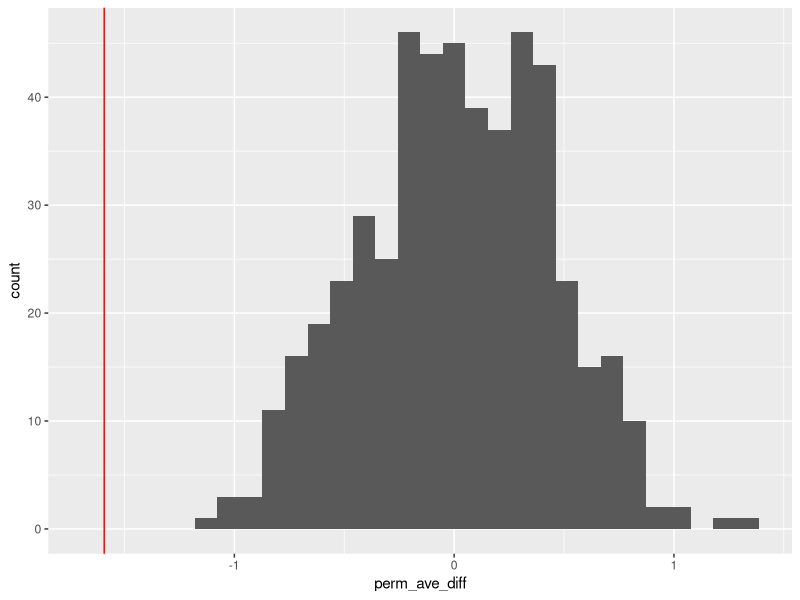
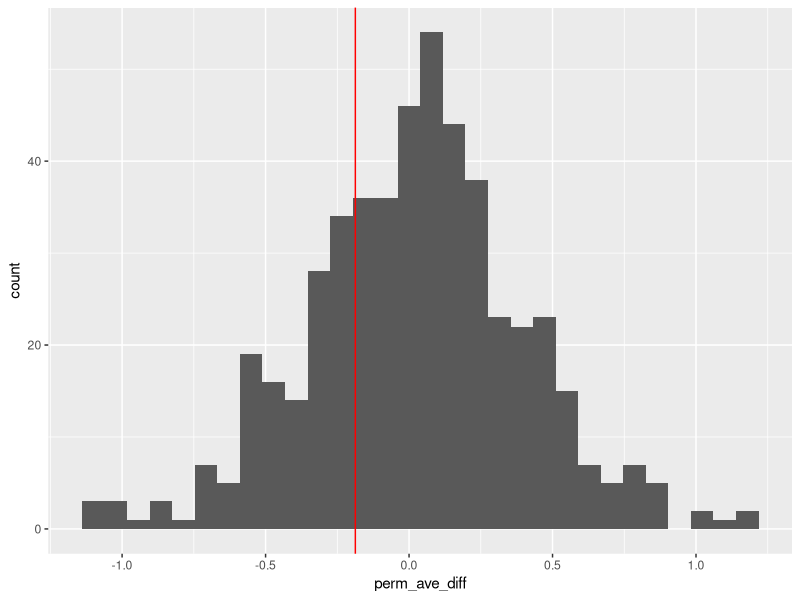
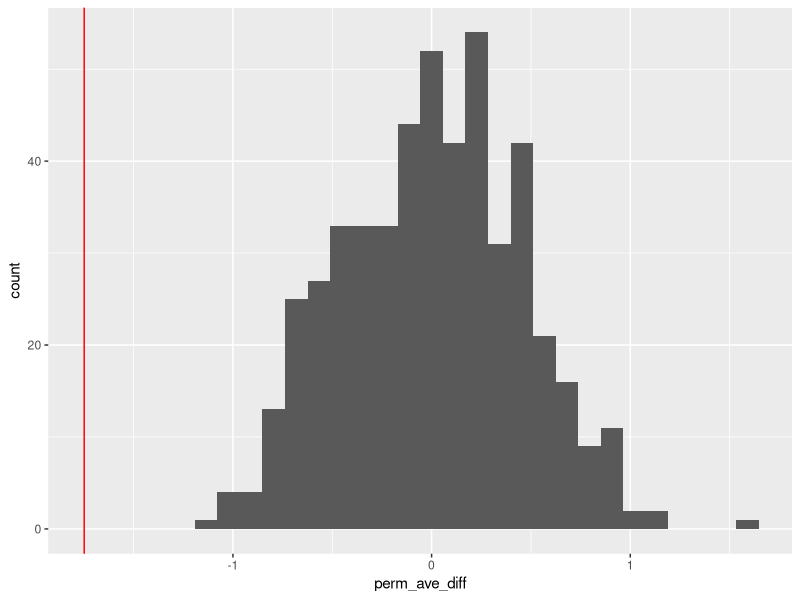
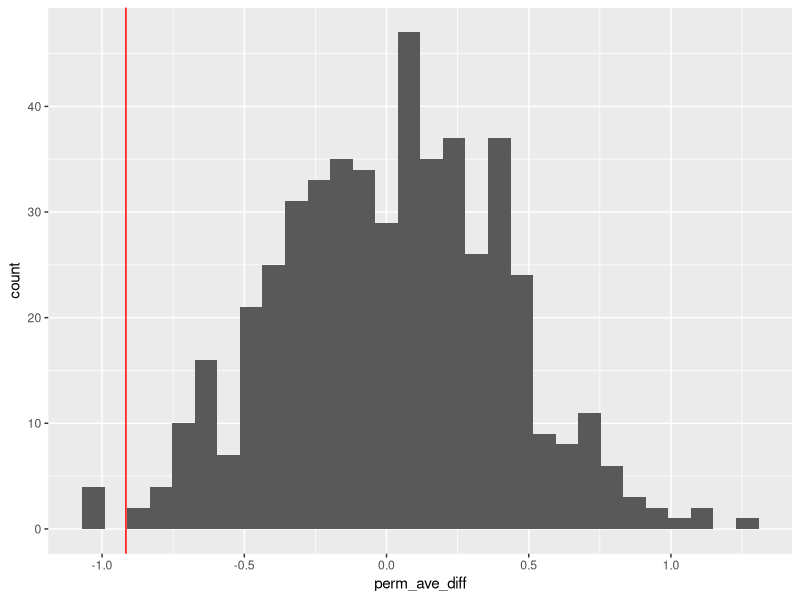

Write R code to recreate these figures, in order.
## ---- chunk 1

#| echo: false

library(tidyverse)
library(ggplot2)
library(readxl)
library(dplyr)

TesLaS_DataSet <- read_excel("TesLaS_DataSet.xlsx")  #read the excel file 

## ---- chunk 2
#| echo: true
#| message: false
#| warning: false

#renamed all of the German variable names. I couldn't get the Proband:innen one to rename, I think because of the colon, but that's participant ID 

TesLaS_DataSet <- TesLaS_DataSet |> 
  rename(
    trial_number = Nummer,
    condition = Bedingung,
    variant = Variante,
    cued_correct_images = Summe_Korrekt_Abbildungen,
    cued_correct_statements = Summe_Korrekt_Aussagen,
    cued_correct_total = Summe_Gesamt,
    cued_correct_testing = Summe_Korrekt_Testing,
    cued_correct_restudy = Summe_Korrekt_Restudy,
    testing_advantage_cued_recall = Testing_Vorteil_CuedRecall,
    transfer_correct_images = Tra_Summe_Korrekt_Abbildungen,
    transfer_correct_statements = Tra_Summe_Korrekt_Aussagen,
    transfer_correct_total = Tra_Summe_Gesamt,
    transfer_correct_testing = Korrekt_Testing_Transfer,
    transfer_correct_restudy = Korrekt_Restudy_Transfer,
    testing_advantage_transfer = Testing_Vorteil_Transfer
  ) |>
  mutate(  #renamed the conditions so it's easier to follow later 
  condition = case_when(
    condition == 1 ~ "monolingual",
    condition == 2 ~ "switching for final tests",
    condition == 3 ~ "switching for subsequent learning" )) 



head(TesLaS_DataSet) #show 6 rows

## ---- chunk 3
#| echo: true
#| message: false
#| warning: false

TesLaS_means <- TesLaS_DataSet |>
  group_by(condition) |> 
  summarise(   #collapses it all into the grouped conditions 
    mean_cued_correct_testing = mean(cued_correct_testing, na.rm = TRUE),
    mean_cued_correct_restudy = mean(cued_correct_restudy, na.rm = TRUE),
    mean_transfer_correct_testing = mean(transfer_correct_testing, na.rm = TRUE),
    mean_transfer_correct_restudy = mean(transfer_correct_restudy, na.rm = TRUE),
    n = n() #number of participants per condition 
  )


TesLaS_means #return the tibble, should be 3x6 

## ---- chunk 4
#| echo: true
#| message: false
#| warning: false

set.seed(47)

perm1_data <- function(rep, data) {
  data |>
    #picked conditions 1 and 3 to compare, I don't think I can do all 3 at once
    filter(condition == "monolingual" | condition == "switching for subsequent learning") |>
    select(condition, cued_correct_testing, transfer_correct_testing, cued_correct_restudy, cued_correct_testing) |>
    
    #I don't actually care about the results by the different types of final tests, so I'm combining them
    mutate(combined_testing = (cued_correct_testing + transfer_correct_testing + cued_correct_restudy + cued_correct_testing) / 4) |>
    
    select(condition, combined_testing) |>
    
    #permute 
    mutate(testing_perm = sample(combined_testing, replace = FALSE)) |>
    
    #compute the mean
    group_by(condition) |>
    summarize(obs_ave  = mean(combined_testing, na.rm = TRUE), 
              perm_ave = mean(testing_perm, na.rm = TRUE)
              ) |>
    
    arrange(condition) |>
    
    #calculate differences
    summarize(obs_ave_diff  = diff(obs_ave),
              perm_ave_diff = diff(perm_ave),
              rep = rep)
}

## ---- chunk 5
#| echo: true
#| message: false
#| warning: false

set.seed(47)

perm1_stats <- 
  map(1:500, perm1_data, data = TesLaS_DataSet) |> 
  list_rbind() 

perm1_stats |> 
  ggplot(aes(x = perm_ave_diff)) + 
  geom_histogram() + 
  geom_vline(aes(xintercept = obs_ave_diff), color = "red")


## ---- chunk 6
#| echo: true
#| message: false
#| warning: false

set.seed(47)

#two-sided p value
perm1_stats |>
  summarize(
    p_val_two_sided = mean(abs(perm_ave_diff) > abs(obs_ave_diff))
  )

## ---- chunk 7
#| echo: true
#| message: false
#| warning: false

set.seed(47)

perm2_data <- function(rep, data) {
  data |>
    #picked conditions 1 and 3 to compare, I don't think I can do all 3 at once
    filter(condition == "monolingual" | condition == "switching for subsequent learning") |>
    select(condition, cued_correct_restudy, transfer_correct_restudy) |>
    
    #I don't actually care about the results by the different types of final tests, so I'm combining them
    mutate(combined_testing = (cued_correct_restudy + transfer_correct_restudy) / 2) |>
    
    select(condition, combined_testing) |>
    
    #permute 
    mutate(testing_perm = sample(combined_testing, replace = FALSE)) |>
    
    #compute the mean
    group_by(condition) |>
    summarize(obs_ave  = mean(combined_testing, na.rm = TRUE), 
              perm_ave = mean(testing_perm, na.rm = TRUE)
              ) |>
    
    arrange(condition) |>
    
    #calculate differences
    summarize(obs_ave_diff  = diff(obs_ave),
              perm_ave_diff = diff(perm_ave),
              rep = rep)
}

## ---- chunk 8
#| echo: true
#| message: false
#| warning: false

set.seed(47)

perm2_stats <- 
  map(1:500, perm2_data, data = TesLaS_DataSet) |> 
  list_rbind() 

perm2_stats |> 
  ggplot(aes(x = perm_ave_diff)) + 
  geom_histogram() + 
  geom_vline(aes(xintercept = obs_ave_diff), color = "red")

## ---- chunk 9
#| echo: true
#| message: false
#| warning: false

set.seed(47)

#two-sided p value
perm2_stats |>
  summarize(
    p_val_two_sided = mean(abs(perm_ave_diff) > abs(obs_ave_diff))
  )

## ---- chunk 10
#| echo: true
#| message: false
#| warning: false

set.seed(47)

perm3_data <- function(rep, data) {
  data |>
    #picked conditions 1 and 3 to compare, I don't think I can do all 3 at once
    filter(condition == "monolingual" | condition == "switching for subsequent learning") |>
    select(condition, cued_correct_testing, transfer_correct_testing) |>
    
    #I don't actually care about the results by the different types of final tests, so I'm combining them
    mutate(combined_testing = (cued_correct_testing + transfer_correct_testing) / 2) |>
    
    select(condition, combined_testing) |>
    
    #permute 
    mutate(testing_perm = sample(combined_testing, replace = FALSE)) |>
    
    #compute the mean
    group_by(condition) |>
    summarize(obs_ave  = mean(combined_testing, na.rm = TRUE), 
              perm_ave = mean(testing_perm, na.rm = TRUE)
              ) |>
    
    arrange(condition) |>
    
    #calculate differences
    summarize(obs_ave_diff  = diff(obs_ave),
              perm_ave_diff = diff(perm_ave),
              rep = rep)
}

## ---- chunk 11
#| echo: true
#| message: false
#| warning: false

set.seed(47)

perm3_stats <- 
  map(1:500, perm3_data, data = TesLaS_DataSet) |> 
  list_rbind() 

perm3_stats |> 
  ggplot(aes(x = perm_ave_diff)) + 
  geom_histogram() + 
  geom_vline(aes(xintercept = obs_ave_diff), color = "red")

## ---- chunk 12
#| echo: true
#| message: false
#| warning: false

#two-sided p value

set.seed(47)

perm3_stats |>
  summarize(
    p_val_two_sided = mean(abs(perm_ave_diff) > abs(obs_ave_diff))
  )

## ---- chunk 13
#| echo: true
#| message: false
#| warning: false

set.seed(47)

perm4_data <- function(rep, data) {
  data |>
    #picked conditions 1 and 3 to compare, I don't think I can do all 3 at once
    filter(condition == "switching for final tests" | condition == "switching for subsequent learning") |>
    select(condition, cued_correct_testing, transfer_correct_testing, cued_correct_restudy, cued_correct_testing) |>
    
    #I don't actually care about the results by the different types of final tests, so I'm combining them
    mutate(combined_testing = (cued_correct_testing + transfer_correct_testing + cued_correct_restudy + cued_correct_testing) / 4) |>
    
    select(condition, combined_testing) |>
    
    #permute 
    mutate(testing_perm = sample(combined_testing, replace = FALSE)) |>
    
    #compute the mean
    group_by(condition) |>
    summarize(obs_ave  = mean(combined_testing, na.rm = TRUE), 
              perm_ave = mean(testing_perm, na.rm = TRUE)
              ) |>
    
    arrange(condition) |>
    
    #calculate differences
    summarize(obs_ave_diff  = diff(obs_ave),
              perm_ave_diff = diff(perm_ave),
              rep = rep)
}

## ---- chunk 14
#| echo: true
#| message: false
#| warning: false

set.seed(47)

perm4_stats <- 
  map(1:500, perm4_data, data = TesLaS_DataSet) |> 
  list_rbind() 

perm4_stats |> 
  ggplot(aes(x = perm_ave_diff)) + 
  geom_histogram() + 
  geom_vline(aes(xintercept = obs_ave_diff), color = "red")

## ---- chunk 15
#| echo: true
#| message: false
#| warning: false

set.seed(47)

#two-sided p value
perm4_stats |>
  summarize(
    p_val_two_sided = mean(abs(perm_ave_diff) > abs(obs_ave_diff))
  )

